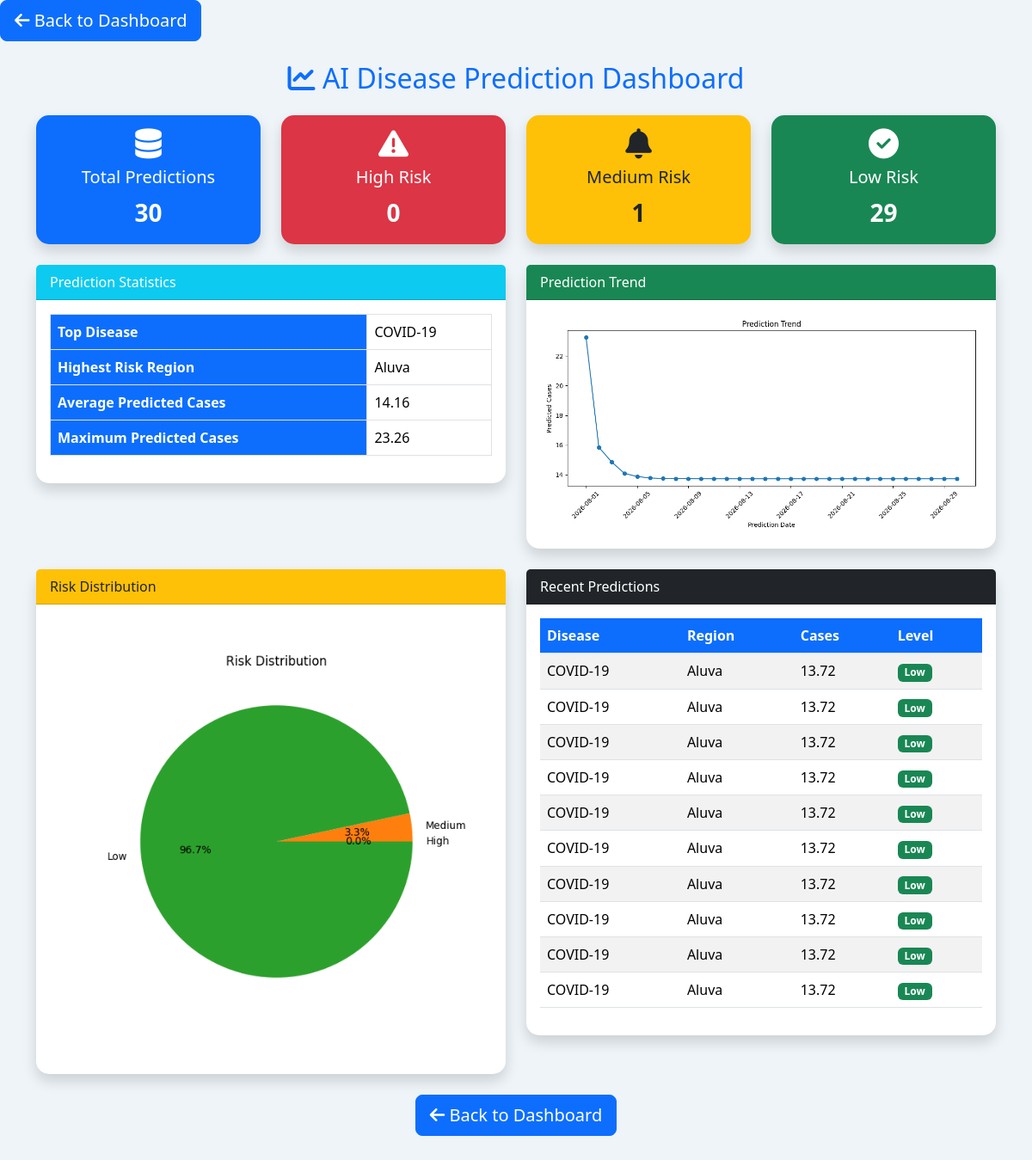
The page /prediction_dashboard/ on the database its author committed.
### HelathApp/models.py (models this page shows, shortened)
class Disease(models.Model):
    SEVERITY = [
        ('Low','Low'),
        ('Medium','Medium'),
        ('High','High'),
    ]
    disease_name = models.CharField(max_length=100)
    disease_type = models.CharField(max_length=100)
    severity_level = models.CharField(
        max_length=20,
        choices=SEVERITY
    )
    description = models.TextField(blank=True)
    precautions = models.TextField(blank=True)

class Region(models.Model):
    REGION_TYPES = [
        ('Urban', 'Urban'),
        ('Rural', 'Rural'),
        ('Tribal', 'Tribal'),
    ]
    region_name = models.CharField(max_length=100)
    region_type = models.CharField(
        max_length=20,
        choices=REGION_TYPES
    )
    latitude = models.DecimalField(
        max_digits=9,
        decimal_places=6
    )
    longitude = models.DecimalField(
        max_digits=9,
        decimal_places=6
    )

class DiseasePrediction(models.Model):
    LEVEL_CHOICES = [
        ("Low", "Low"),
        ("Medium", "Medium"),
        ("High", "High"),
    ]
    disease = models.ForeignKey(
        Disease,
        on_delete=models.CASCADE
    )
    region = models.ForeignKey(
        Region,
        on_delete=models.CASCADE
    )
    prediction_date = models.DateField()
    predicted_cases = models.FloatField()
    prediction_level = models.CharField(
        max_length=10,
        choices=LEVEL_CHOICES,
        default="Low"
    )
    lower_confidence = models.FloatField()
    upper_confidence = models.FloatField()
    model_name = models.CharField(
        max_length=50,
        default="ARIMA"
    )
    created_at = models.DateTimeField(
        auto_now_add=True
    )

### HelathApp/views.py (the view)
def prediction_dashboard(request):
    predictions = DiseasePrediction.objects.all()
    total_predictions = predictions.count()
    high_count = predictions.filter(
        prediction_level="High"
    ).count()
    medium_count = predictions.filter(
        prediction_level="Medium"
    ).count()
    low_count = predictions.filter(
        prediction_level="Low"
    ).count()
    average_cases = predictions.aggregate(
        Avg("predicted_cases")
    )["predicted_cases__avg"] or 0
    maximum_cases = predictions.aggregate(
        Max("predicted_cases")
    )["predicted_cases__max"] or 0
    top_disease = predictions.values(
        "disease__disease_name"
    ).annotate(
        total=Count("id")
    ).order_by("-total").first()
    highest_region = predictions.values(
        "region__region_name"
    ).annotate(
        total=Count("id")
    ).order_by("-total").first()
    recent_predictions = predictions.order_by(
        "-prediction_date"
    )[:10]
    dates = predictions.order_by(
        "prediction_date"
    ).values_list(
        "prediction_date",
        flat=True
    )
    cases = predictions.order_by(
        "prediction_date"
    ).values_list(
        "predicted_cases",
        flat=True
    )
    plt.figure(figsize=(10,5))
    plt.plot(
        dates,
        cases,
        marker="o"
    )
    plt.xticks(rotation=45)
    plt.title("Prediction Trend")
    plt.xlabel("Prediction Date")
    plt.ylabel("Predicted Cases")
    plt.tight_layout()
    graph_folder = os.path.join(
        settings.BASE_DIR,
        "HelathApp",
        "static",
        "graphs"
    )
    os.makedirs(
        graph_folder,
        exist_ok=True
    )
    plt.savefig(
        os.path.join(
            graph_folder,
            "dashboard_chart.png"
        )
    )
    plt.close()
    plt.figure(figsize=(6,6))
    plt.pie(
        [high_count, medium_count, low_count],
        labels=[
            "High",
            "Medium",
            "Low"
        ],
        autopct="%1.1f%%"
    )
    plt.title(
        "Risk Distribution"
    )
    plt.savefig(
        os.path.join(
            graph_folder,
            "pie_chart.png"
        )
    )
    plt.close()
    context = {
        "total_predictions": total_predictions,
        "high_count": high_count,
        "medium_count": medium_count,
        "low_count": low_count,
        "average_cases": round(
            average_cases,
            2
        ),
        "maximum_cases": round(
            maximum_cases,
            2
        ),
        "top_disease": top_disease,
        "highest_region": highest_region,
        "recent_predictions": recent_predictions,
        "trend_graph": "graphs/dashboard_chart.png",
        "pie_chart": "graphs/pie_chart.png",
    }
    return render(
        request,
        "prediction_dashboard.html",
        context
    )

### HelathApp/templates/prediction_dashboard.html (shortened to what this page needs)
<!DOCTYPE html>
<html lang="en">
<head>
<link href="https://cdn.jsdelivr.net/npm/bootstrap@5.3.3/dist/css/bootstrap.min.css" rel="stylesheet">
<link href="https://cdnjs.cloudflare.com/ajax/libs/font-awesome/6.5.2/css/all.min.css" rel="stylesheet">
</head>
<body>
    <a
href="{% url 'adminhome' %}"
class="btn btn-primary btn-lg">
<i class="fa-solid fa-arrow-left"></i>
Back to Dashboard
</a>
<div class="container mt-4">
<h2 class="text-center text-primary mb-4">
<i class="fa-solid fa-chart-line"></i>
AI Disease Prediction Dashboard
</h2>
<div class="row">
<div class="col-md-3">
<div class="card shadow text-center bg-primary text-white">
<div class="card-body">
<i class="fa-solid fa-database"></i>
<h5 class="mt-2">Total Predictions</h5>
<div class="stat">
{{ total_predictions }}
</div>
</div>
</div>
</div>
<div class="col-md-3">
<div class="card shadow text-center bg-danger text-white">
<div class="card-body">
<i class="fa-solid fa-triangle-exclamation"></i>
<h5 class="mt-2">High Risk</h5>
<div class="stat">
{{ high_count }}
</div>
</div>
</div>
</div>
<div class="col-md-3">
<div class="card shadow text-center bg-warning">
<div class="card-body">
<i class="fa-solid fa-bell"></i>
<h5 class="mt-2">Medium Risk</h5>
<div class="stat">
{{ medium_count }}
</div>
</div>
</div>
</div>
<div class="col-md-3">
<div class="card shadow text-center bg-success text-white">
<div class="card-body">
<i class="fa-solid fa-circle-check"></i>
<h5 class="mt-2">Low Risk</h5>
<div class="stat">
{{ low_count }}
</div>
</div>
</div>
</div>
</div>
<br>
<div class="row">
<div class="col-md-6">
<div class="card shadow">
<div class="card-header bg-info text-white">
Prediction Statistics
</div>
<div class="card-body">
<table class="table table-bordered">
<tr>
<th>Top Disease</th>
<td>
{{ top_disease.disease__disease_name }}
</td>
</tr>
<tr>
<th>Highest Risk Region</th>
<td>
{{ highest_region.region__region_name }}
</td>
</tr>
<tr>
<th>Average Predicted Cases</th>
<td>
{{ average_cases }}
</td>
</tr>
<tr>
<th>Maximum Predicted Cases</th>
<td>
{{ maximum_cases }}
</td>
</tr>
</table>
</div>
</div>
</div>
<div class="col-md-6">
<div class="card shadow">
<div class="card-header bg-success text-white">
Prediction Trend
</div>
<div class="card-body text-center">
<img
src="/static/{{trend_graph}}"
class="img-fluid">
</div>
</div>
</div>
</div>
<br>
<div class="row">
<div class="col-md-6">
<div class="card shadow">
<div class="card-header bg-warning">
Risk Distribution
</div>
<div class="card-body text-center">
<img
src="/static/{{pie_chart}}"
class="img-fluid">
</div>
</div>
</div>
<div class="col-md-6">
<div class="card shadow">
<div class="card-header bg-dark text-white">
Recent Predictions
</div>
<div class="card-body">
<table class="table table-striped">
<thead>
<tr>
<th>Disease</th>
<th>Region</th>
<th>Cases</th>
<th>Level</th>
</tr>
</thead>
<tbody>
{% for p in recent_predictions %}
<tr>
<td>
{{ p.disease.disease_name }}
</td>
<td>
{{ p.region.region_name }}
</td>
<td>
{{ p.predicted_cases|floatformat:2 }}
</td>
<td>
{% if p.prediction_level == "High" %}
<span class="badge bg-danger">
High
</span>
{% elif p.prediction_level == "Medium" %}
<span class="badge bg-warning text-dark">
Medium
</span>
{% else %}
<span class="badge bg-success">
Low
</span>
{% endif %}
</td>
</tr>
{% endfor %}
</tbody>
</table>
</div>
</div>
</div>
</div>
<br>
<div class="text-center">
<a
href="{% url 'adminhome' %}"
class="btn btn-primary btn-lg">
<i class="fa-solid fa-arrow-left"></i>
Back to Dashboard
</a>
</div>
<br><br>
</div>
</body>
</html>

### HelathApp/templates/prediction_dashboard.html (style rules this page uses)
body { background:#eef4f8; }
.card { border:none; border-radius:15px; }
.card i { font-size:35px; }
.stat { font-size:28px; font-weight:bold; }
.table th { background:#0d6efd; color:white; }
img { border-radius:10px; }

### rows shown on the page
Disease: disease__disease_name "COVID-19"
Region: region__region_name "Aluva"
DiseasePrediction: disease.disease_name "COVID-19", region.region_name "Aluva", predicted_cases "13.72", prediction_level "Low"
DiseasePrediction: disease.disease_name "COVID-19", region.region_name "Aluva", predicted_cases "13.72", prediction_level "Low"
DiseasePrediction: disease.disease_name "COVID-19", region.region_name "Aluva", predicted_cases "13.72", prediction_level "Low"
DiseasePrediction: disease.disease_name "COVID-19", region.region_name "Aluva", predicted_cases "13.72", prediction_level "Low"
DiseasePrediction: disease.disease_name "COVID-19", region.region_name "Aluva", predicted_cases "13.72", prediction_level "Low"
DiseasePrediction: disease.disease_name "COVID-19", region.region_name "Aluva", predicted_cases "13.72", prediction_level "Low"
DiseasePrediction: disease.disease_name "COVID-19", region.region_name "Aluva", predicted_cases "13.72", prediction_level "Low"
DiseasePrediction: disease.disease_name "COVID-19", region.region_name "Aluva", predicted_cases "13.72", prediction_level "Low"
DiseasePrediction: disease.disease_name "COVID-19", region.region_name "Aluva", predicted_cases "13.72", prediction_level "Low"
DiseasePrediction: disease.disease_name "COVID-19", region.region_name "Aluva", predicted_cases "13.72", prediction_level "Low"

### other values the page prints
{{ total_predictions }} "30"
{{ high_count }} "0"
{{ medium_count }} "1"
{{ low_count }} "29"
{{ average_cases }} "14.16"
{{ maximum_cases }} "23.26"
